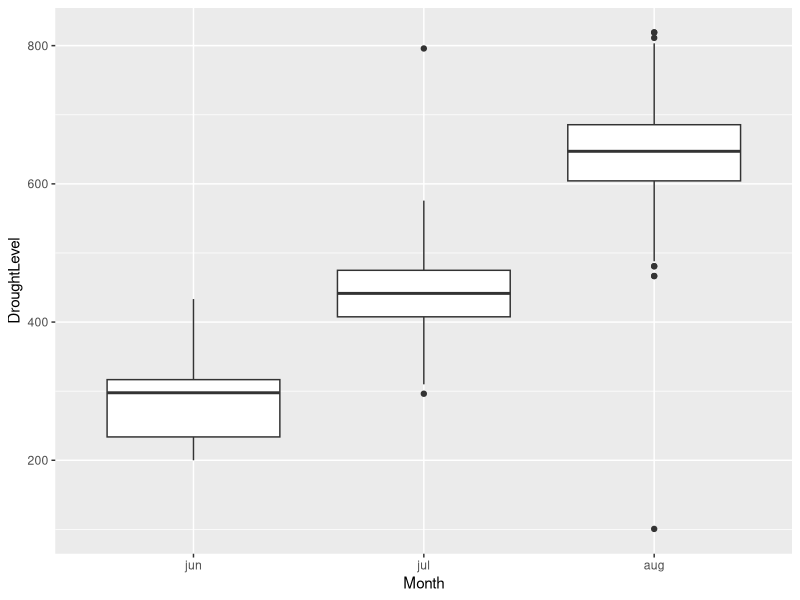
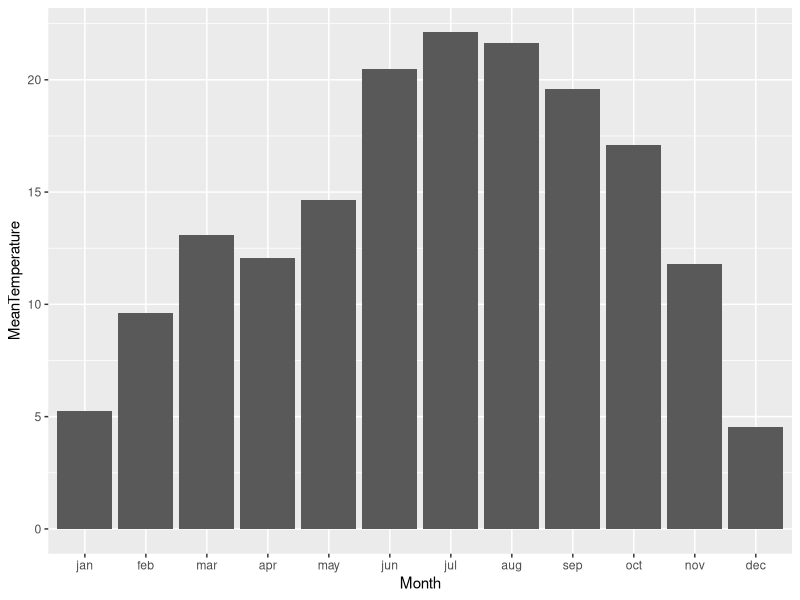

These charts were generated, in order, by the following R code:
## ---- chunk 1
library(knitr)

knitr::opts_chunk$set(
  comment = "#>",
  fig.path = "figures/03/", # use only for single Rmd files
  collapse = TRUE,
  echo = TRUE
)
## ---- chunk 2
# A numeric vector
some_numbers <- c(2, 45, -9, 6)

# Pull out the second item
some_numbers[2]
## ---- chunk 3
# A vector of strings
some_words <- c("Ant", "Bear", "Cat", "Dino")

# Pull out items 1 and 3
some_words[c(1,3)]
## ---- chunk 4
# Return items in different order
some_words[c(4, 2, 1)]
## ---- chunk 5
# Duplicate items
some_words[c(3,1,4, 4, 4,2)]
## ---- chunk 6
# Remove the first item
some_words[-1]
## ---- chunk 7
# A vector of string
some_words <- c("Antelope", "Bear", "Cat", "Dino", "Eagle", "Ferret")

# Passing a boolean vector to []
some_words[c(TRUE, FALSE, FALSE, FALSE, TRUE, TRUE)]
## ---- chunk 8
# Generating a booolean vector
nchar(some_words) > 4
## ---- chunk 9
# Using a conditional expression inside []
some_words[nchar(some_words) > 4]

## ---- chunk 10
# %in% with a scalar

# Given a vector...
clean_vehicles <- c("bicycle", "scooter", "skateboard")

# Test if a scalar is contained in the vector
"scooter" %in% clean_vehicles

"jet ski" %in% clean_vehicles
## ---- chunk 11
# Using %in% with a vector
my_vehicles <- c("skateboard", "tractor", "car", "scooter")

my_vehicles %in% clean_vehicles

## ---- chunk 12
# Select out my clean vehicles
my_vehicles[my_vehicles %in% clean_vehicles]

## ---- chunk 13
# Penguin #3 got away....
penguin_weights_g <- c(3475, 2975, NA, 3420)

# Use is.na to generate a boolean vector
is.na(penguin_weights_g)

# Use the boolean vector to select everyone 
# who is not NA. Note the use of !
penguin_weights_g[!is.na(penguin_weights_g)]

## ---- chunk 14
# Create a data frame to practice two-dimensional selection
countries <- c("Austria", "Brazil", "Canada", "Denmark")
capitals <- c("Vienna", "Brasilia", "Ottawa", "Copenhagen")
population_in_millions <- c(9, 211, 38, 6)

geography_df <- data.frame(Country = countries,
                           Capital = capitals,
                           PopulationMillions = population_in_millions)

geography_df

## ---- chunk 15
geography_df[1,3]
## ---- chunk 16
# For rows 2 to 4 (Brazil, Canada, Denmark), select the population (column 3)
geography_df[2:4, 3]

# For Canada (row 3), select both the capital name and population (cols 2 and 3)
geography_df[3, 2:3]

## ---- chunk 17
# For Denmark (row 4), select all the columns
geography_df[4, ]

# For all rows, select the capital city name (column 2)
geography_df[ , 2]

## ---- chunk 18
# For the first three rows, select all the columns
geography_df[1:3 , ]

## ---- chunk 19
geography_df[2:4, "Capital"]

geography_df[3:4, c("Country", "Capital")]
## ---- chunk 20
countries_over_30million <- subset(geography_df, 
                                   subset = PopulationMillions > 30, 
                                   select = c("Country", "PopulationMillions") )
countries_over_30million
## ---- chunk 21
geography_df$Country
## ---- chunk 22
# Mean of a the PopulationMillions column
mean(geography_df$PopulationMillions)
## ---- chunk 23
# Create a new column en passant
geography_df$PopulationThousands <- geography_df$PopulationMillions * 1000

# Check that the column has been created
str(geography_df)

# Print the contents of the new column
geography_df$PopulationThousands
## ---- chunk 24
# Load dplyr
library(dplyr)


# Import the csv file into a data frame
fires_df <- fires_df <- read.csv("data/forest_fires_portugal.csv")

# Inspect the data
str(fires_df)

## ---- chunk 25
# Select the FireAreaHa column, which shows area damaged by the fire in hectares
select(fires_df, FireAreaHa)
## ---- chunk 26
# Select the month and fire area columns, and store them in a new vector
month_area_df <- select(fires_df, Month, FireAreaHa)

# Inspect
month_area_df[350:355,] # You can combine base R [] with dplyr

# For efficiency, you can define a vector of column names to use whenever
# needed. Use double quotes as per usual
selected_cols <- c("Humidity", "FireAreaHa")
humidity_area_df <- select(fires_df, all_of(selected_cols))

# Example analysis using two columns
cor(humidity_area_df)

## ---- chunk 27
# Extract all fires that occurred in October (i.e. where the Month column contains
# 'oct')
october_fires <- filter(fires_df, Month == 'oct')

# Compute the mean drought level for all fires in october, using base R
# column selection with $
mean(october_fires$DroughtLevel)

## ---- chunk 28
# Select the winter fires
winter_df <- filter(fires_df, Month == "dec" | Month == "jan" | Month == "feb")
## ---- chunk 29
x_edge_fires <- filter(fires_df, XRegion <= 2 | XRegion >= 8)
## ---- chunk 30
# Exercise Solution (there are many possible solutions)

# Filter to get the rows we want
summer_fires_df <- filter(fires_df, Month %in% c('jun', 'jul','aug'))

# Pass the result of the filtering operation to select
summer_temperature_area_df <- select(summer_fires_df, Month, Temperature, FireAreaHa)
## ---- chunk 31
# Sort all records in order of area consumed (column FireAreaHa)
sort_by_area_df <- arrange(fires_df, FireAreaHa)


# To sort in descending order, apply function desc to the column
sort_by_area_df <- arrange(fires_df, desc(FireAreaHa))


# Sorting on multiple columns
sort_by_month_area_df <- arrange(fires_df, Month, desc(FireAreaHa))
## ---- chunk 32
# Define the logical order of our month codes
months_in_order = c("jan", "feb", "mar", "apr", "may", "jun", "jul", "aug", "sep",
                    "oct", "nov", "dec")

# Modify the Month column so it uses that ordering 
fires_df$Month <- ordered(fires_df$Month, levels = months_in_order)

# Repeat the sort operation to confirm
sort_by_month_area_df <- arrange(fires_df, Month, desc(FireAreaHa))

# Check
head(sort_by_month_area_df)
## ---- chunk 33
# To compare area consumed by month

# Apply group_by. In View the data frame looks unchanged
fires_gp_month_df <- group_by(fires_df, Month)

# When printed to console, the data frame also looks the same except for Groups
# header
fires_gp_month_df
## ---- chunk 34
# T second arg to summarise is "col header = expression". Expression is applied by group

summarise(fires_gp_month_df, MeanAreaLn = mean(FireAreaHa, na.rm = TRUE))
## ---- chunk 35
# Grouping on two variables
fires_month_day <- group_by(fires_df, Month, Day)
summarise(fires_month_day, MeanAreaForMonthAndDayOfWeek = mean(FireAreaHa, na.rm = TRUE))

## ---- chunk 36
# Exercise Solution
fires_gp_day_df <- group_by(fires_df, Day)
summarise(fires_gp_day_df, NFires = n()) 
## ---- chunk 37
# Filter to get the rows we want
summer_fires_df <- filter(fires_df, Month %in% c('jun', 'jul','aug'))

# Pass the result of the filtering operation to select
summer_temperature_area_df <- select(summer_fires_df, Month, Temperature, FireAreaHa)
## ---- chunk 38
summer_temperature_area_df <- fires_df %>% filter(Month %in% c("jun", "jul", "aug")) %>% select(Month, Temperature, FireAreaHa)

head(summer_temperature_area_df)
## ---- chunk 39
summer_temperature_area_df <- fires_df %>% 
  filter(Month %in% c("jun", "jul", "aug")) %>% 
  select(Month, Temperature, FireAreaHa)

head(summer_temperature_area_df)
## ---- chunk 40
# Exercise solution
fires_df %>% group_by(Month) %>% summarise(MeanTemperature = mean(Temperature, na.rm = TRUE))
## ---- chunk 41
library(ggplot2)

fires_df %>% filter(Month %in% c("jun", "jul", "aug")) %>%
  ggplot(mapping = aes(x = Month, y = DroughtLevel)) + 
  geom_boxplot()
## ---- chunk 42
# Exercise solution

library(ggplot2)

fires_df %>% 
  group_by(Month) %>% 
  summarise(MeanTemperature = mean(Temperature, na.rm = TRUE)) %>%
  ggplot(mapping = aes(x = Month, y = MeanTemperature)) + geom_bar(stat = "identity")
